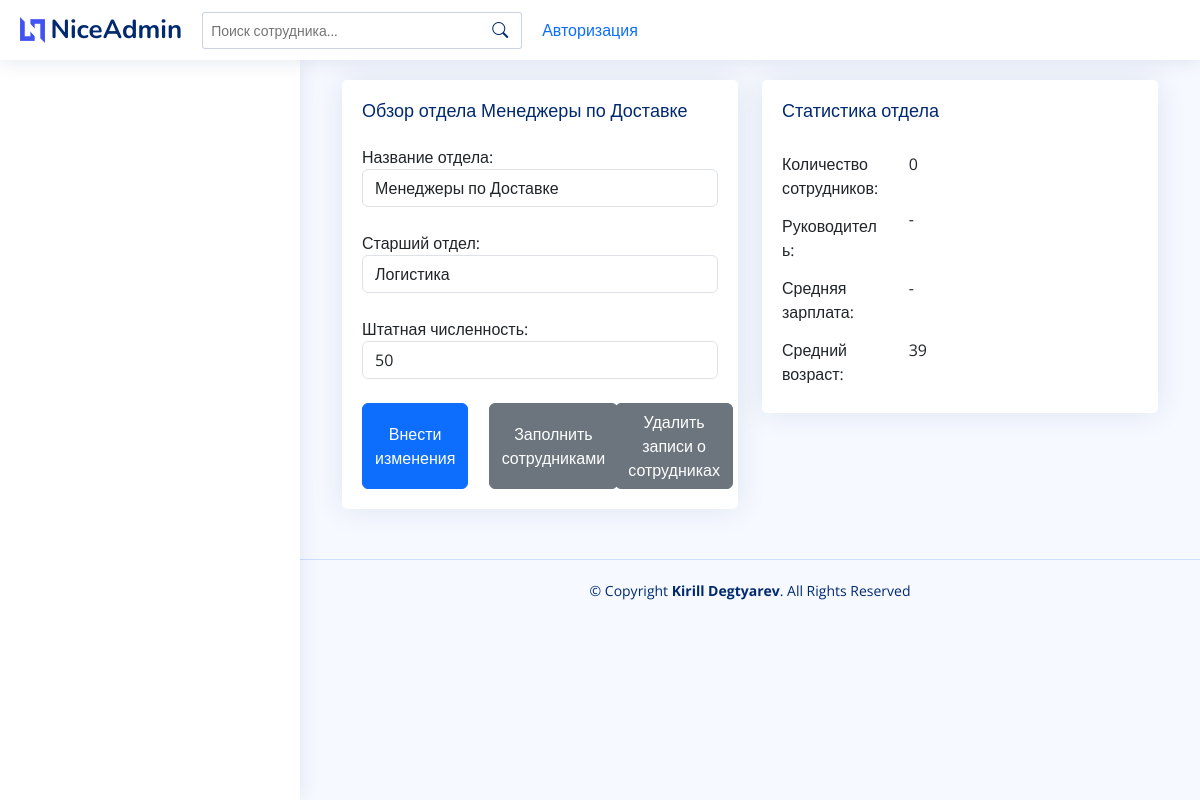
/department/3, run on an earlier commit of the app's database.
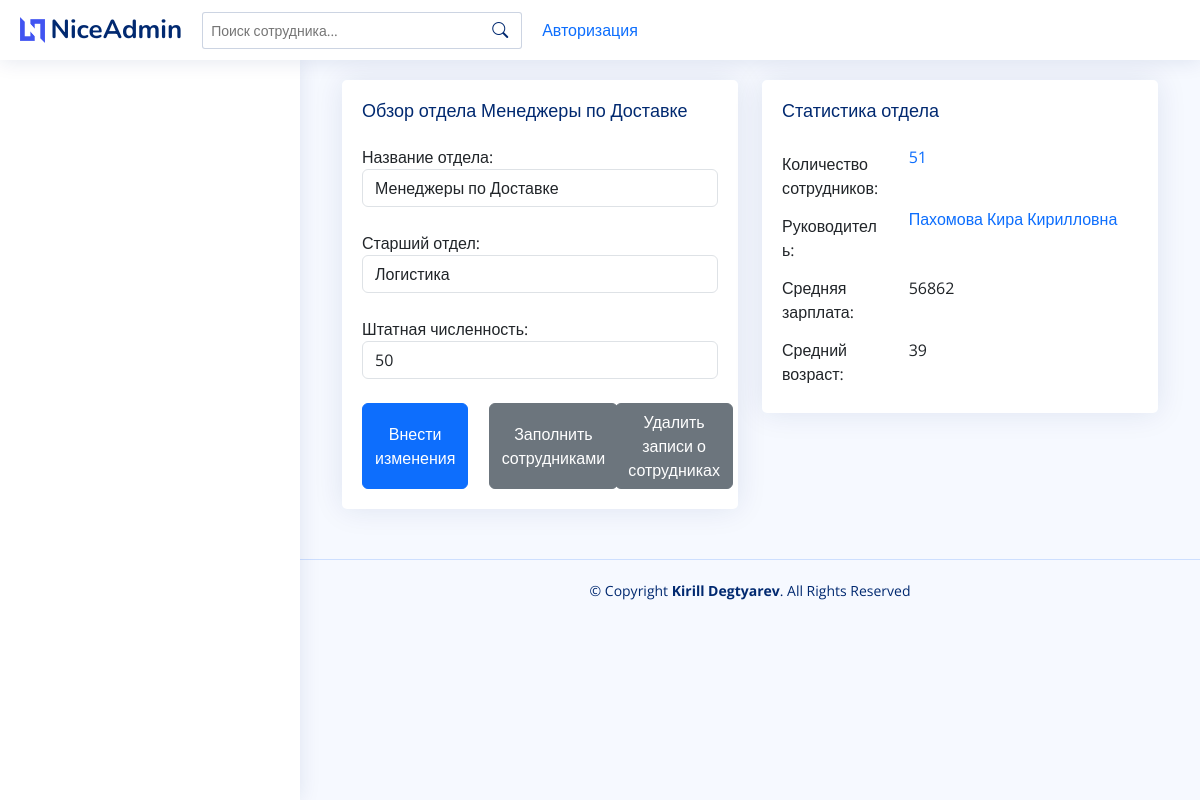
And on a later commit of the database.
### employers/models.py (models this page shows, shortened)
class Employer(models.Model):
    name = models.CharField(max_length=200, verbose_name='ФИО сотрудника')
    position = models.ForeignKey(
        'Position', on_delete=models.PROTECT, verbose_name='Должность',
        blank=True, null=True
    )
    department = models.ForeignKey(
        'departments.Department', on_delete=models.PROTECT, verbose_name='Отдел',
        blank=True, null=True
    )
    salary = models.IntegerField(verbose_name='Жалование')
    work_since = models.DateField(
        auto_now=False, auto_now_add=False, verbose_name='Дата трудоустройства')
    birth_date = models.DateField(
        auto_now=False, auto_now_add=False, verbose_name='Дата рождения')
    photo = models.ImageField(
        upload_to='photo/', null=True, verbose_name='Фото')
    class Meta:
        verbose_name = 'Сотрудник'
        verbose_name_plural = 'Сотрудники'

### departments/views.py (the view, shortened to what this page needs)
# urls.py: path('<int:id>', ViewDepartment.as_view(), name='department'),
class ViewDepartment(View):
    def get(self, request, id):
        departments = Department.objects.all()
        department_edit = get_object_or_404(Department, pk=id)
        form = DepartmentForm(instance=department_edit)
        employers_count = Employer.objects.filter(
            department=department_edit).count()
        employers = Employer.objects.all()
        avg_age = 0
        for employer in employers:
            avg_age += calculate_age(employer.birth_date)
        if len(employers) > 0:
            avg_age = int(avg_age/len(employers))
        try:
            boss = Employer.objects.get(
                department=department_edit, position_id=9999)
        except Employer.DoesNotExist:
            boss = None
        mid_salary_dict = Employer.objects.filter(
            department=department_edit).aggregate(mid_salary=Avg('salary'))
        if mid_salary_dict['mid_salary']:
            mid_salary = int(mid_salary_dict['mid_salary'])
        else:
            mid_salary = '-'
        return render(request, 'includes/department.html', locals())

### departments/forms.py
class DepartmentForm(forms.ModelForm):
    class Meta:
        model = Department
        fields = ['fullname',  'parent', 'staffing']
        widgets = {
            'fullname': forms.TextInput(attrs={'class': 'form-control'}),
            'parent': forms.Select(attrs={'class': 'form-control'}),
            'staffing': forms.NumberInput(attrs={'class': 'form-control'}),
        }

### departments/models.py (called while the page is built)
    def __str__(self):
        return self.fullname

### departments/views.py (called while the page is built)
def calculate_age(born):
    today = date.today()
    return today.year - born.year - \
        ((today.month, today.day) < (born.month, born.day))

### templates/includes/department.html (shortened to what this page needs)
{% extends 'index.html' %}
{% block content %}
  <div class="container">
    <form actiont="" method="POST">
      <div class="row">
        <div class="col-6">
          <div class="card">
            <div class="card-body">
              <h5 class="card-title">Обзор отдела {{ department_edit.fullname }}</h5>
              {% for fm in form %}
                {{ fm.label_tag }} {{ fm }} <small class="text-danger">{{ fm.errors|striptags }}</small> <br />
              {% endfor %}
              <div class="row">
                <div class="col-4">
                  <button type="submit" name="save_changes" class="btn btn-primary h-100">Внести изменения</button>
                </div>
                <div class="col-4">
                  <button button type="submit" name="seed" class="btn btn-secondary h-100">Заполнить сотрудниками</button>
                </div>
                <div class="col-4">
                  <button type="submit" name="clear" class="btn btn-secondary h-100">Удалить записи о сотрудниках</button>
                </div>
              </div>
            </div>
          </div>
        </div>
        <div class="col-6">
          <div class="card">
            <div class="card-body">
              <h5 class="card-title">Статистика отдела</h5>
              <div class="form-group row">
                <label for="employers_count" class="col-sm-4 col-form-label">Количество сотрудников:</label>
                <div class="col-sm-3">
                    <div class="col-sm-8">
                        {% if employers_count > 0 %}
                            <a class="nav-link" href="{% url 'employerslist' department_edit.id %}">
                                <span class="text-primary">{{ employers_count }}</span>
                            </a>
                        {% else %}
                            <input type="text" readonly class="form-control-plaintext" id="employers_count" value="0" />
                        {% endif %}
                    </div>
                </div>
              </div>
              <div class="form-group row">
                <label for="boss_name" class="col-sm-4 col-form-label">Руководитель:</label>
                <div class="col-sm-8">
                    {% if boss %}
                        <a class="nav-link" href="{% url 'employer' boss.id %}">
                        <span class="text-primary">{{ boss.name }}</span>
                        </a>
                    {% else %}
                        <span>-</span>
                    {% endif %}
                </div>
              </div>
              <div class="form-group row">
                <label for="mid_salary" class="col-sm-4 col-form-label">Средняя зарплата:</label>
                <div class="col-sm-8">
                  <input type="text" readonly class="form-control-plaintext" id="mid_salary" value="{{ mid_salary }}" />
                </div>
              </div>
              <div class="form-group row">
                <label for="avg_age" class="col-sm-4 col-form-label">Средний возраст:</label>
                <div class="col-sm-8">
                  <input type="text" readonly class="form-control-plaintext" id="avg_age" value="{{ avg_age }}" />
                </div>
              </div>
            </div>
          </div>
        </div>
      </div>
    </form>
  </div>
{% endblock %}

What changed in the data, as far as the page shows it:
added Employer: name "Пахомова Кира Кирилловна"
Also different on the page:
{{ employers_count }}: (not shown) → "51"
form field mid_salary: "-" → "56862"
form field value: "0" → (not shown)
